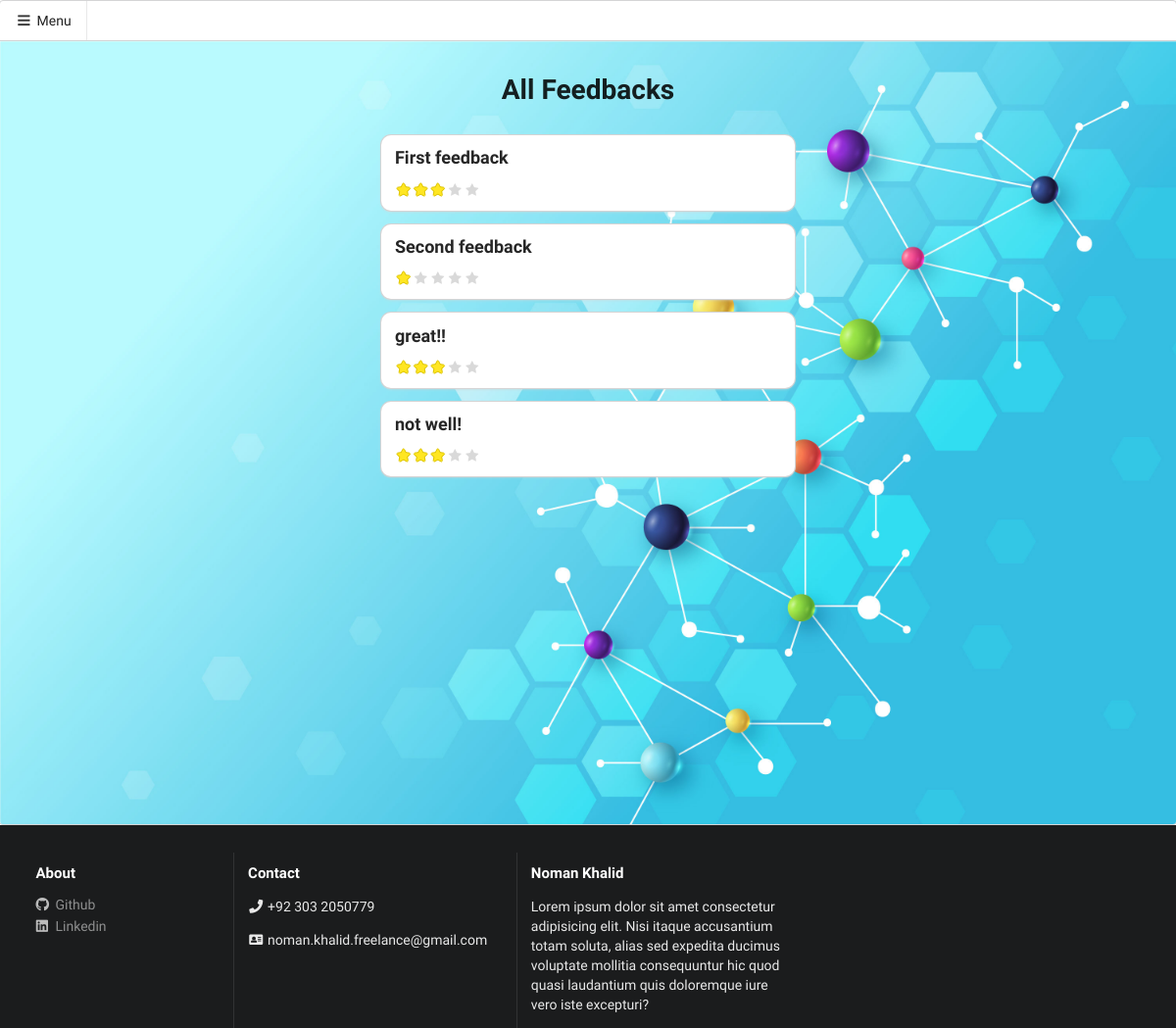
The app's page /feedbacks with its own data.
### app.py (models this page shows, shortened)
class Feedback(db.Model):
    id = db.Column("id",db.Integer, primary_key=True)
    content = db.Column("content",db.Text)
    rating = db.Column("rating",db.Integer)
    user_id = db.Column(db.Integer, db.ForeignKey('user.id'))
    student_id = db.Column(db.Integer, db.ForeignKey('student.id'))

### app.py (the view)
@app.route('/feedbacks')
def feedbacks():
  feedbacks = Feedback.query.all()
  return render_template('feedback/index.html', feedbacks=feedbacks )

### templates/feedback/index.html (shortened to what this page needs)
{% extends 'layout.html' %}  {% block content %}
<div class="row">
  <div class="ui eight wide column center aligned">
    <h1 class="ui">All Feedbacks</h1>
  </div>
</div>
<div class="row">
  <div class="ui six wide column">
    {%for feedback in feedbacks%}
    <div class="ui card">
      <div class="content">
        <div class="ui header aligned">
          {{ feedback.content }}
        </div>
        <div class="description">
          <div
            class="ui star rating"
            data-rating="{{ feedback.rating }}"
            data-max-rating="5"
          ></div>
        </div>
      </div>
    </div>
    {%endfor%}
  </div>
</div>
{% endblock %}

### static/css/style.css (style rules this page uses)
.ui { font-family: "Balsamiq Sans", cursive !important; }
.ui.card { width: 100% !important; border-radius: 10px !important; }

### records on screen
Feedback: content "First feedback"
Feedback: content "Second feedback"
Feedback: content "great!!"
Feedback: content "not well!"
